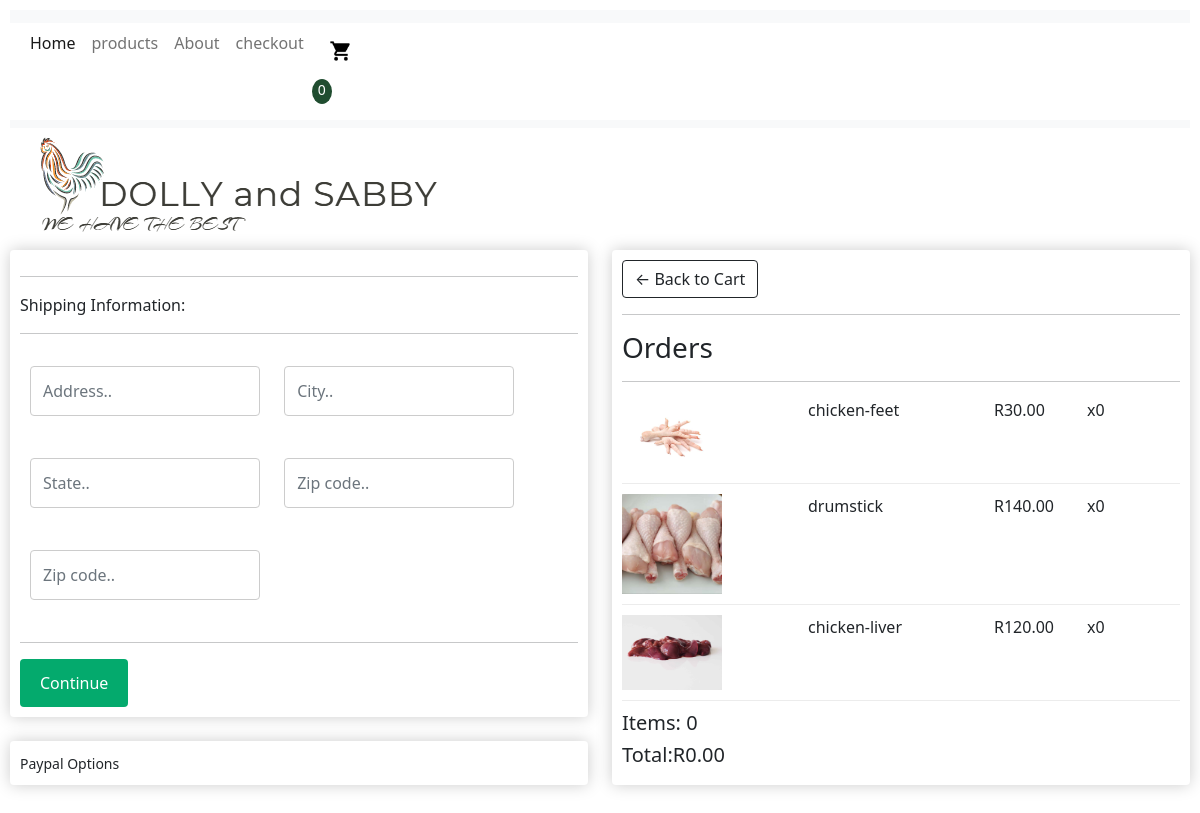
Screenshot of /checkout/ (signed in) with the database file from the repository.
### website/models.py (models this page shows, shortened)
class OrderItem(models.Model):
	product = models.ForeignKey(Product, on_delete=models.SET_NULL, null=True)
	order = models.ForeignKey(Order, on_delete=models.SET_NULL, null=True)
	quantity = models.IntegerField(default=0, null=True, blank=True)
	date_added = models.DateTimeField(auto_now_add=True)
	@property
	def get_total(self):
		total = self.product.price * self.quantity
		return total

class Product(models.Model):
	name = models.CharField(max_length=200)
	price = models.FloatField()
	digital = models.BooleanField(default=False,null=True, blank=True)
	image = models.ImageField(null=True, blank=True)
	@property
	def imageURL(self):
		try:
			url = self.image.url
		except:
			url = ''
		return url

class Order(models.Model):
	customer = models.ForeignKey(Customer, on_delete=models.SET_NULL, null=True, blank=True)
	date_ordered = models.DateTimeField(auto_now_add=True)
	complete = models.BooleanField(default=False)
	transaction_id = models.CharField(max_length=100, null=True)
	@property
	def shipping(self):
		shipping = False
		orderitems = self.orderitem_set.all()
		for i in orderitems:
			if i.product.digital == False:
				shipping = True
		return shipping
	@property
	def get_cart_total(self):
		orderitems = self.orderitem_set.all()
		total = sum([item.get_total for item in orderitems])
		return total
	@property
	def get_cart_items(self):
		orderitems = self.orderitem_set.all()
		total = sum([item.quantity for item in orderitems])
		return total

### website/views.py (the view)
# urls.py: path('checkout/',views.checkout,name="checkout"),
def  checkout(request):
     data = cartData(request)
     cartItems = data['cartItems']
     order = data['order']
     items = data['items']
     context = {'items':items,'order':order,'cartItems':cartItems}
     return render(request,'checkout.html',context)

### website/utils.py (called while the page is built)
def cartData(request):
    if request.user.is_authenticated:
          customer = request.user.customer
          order, created = Order.objects.get_or_create(customer=customer, complete=FALSE)
          items = order.orderitem_set.all()
          cartItems= order.get_cart_items
    else:
          cookieData = cookieCart()
          cartItema = cookieData['cartItems']
          order = cookieData['order']
          items = cookieData['items']
    return{'cartItems':cartItems,'order':order,'items':items}

### website/templates/checkout.html (shortened to what this page needs)
<!DOCTYPE html>
{% extends 'main.html' %}
{% load static %}
  {% block content %}
<div class="row">
  <div class="col-lg-6">
    <div class="box-element" id="form-wrapper">
      <form id="form">
        <div id="shipping-info">
          <hr>
          <p>Shipping Information:</p>
          <hr>
          <div class="form-field">
            <input class="form-control" type="text" name="address" placeholder="Address..">
          </div>
          <div class="form-field">
            <input class="form-control" type="text" name="city" placeholder="City..">
          </div>
          <div class="form-field">
            <input class="form-control" type="text" name="state" placeholder="State..">
          </div>
          <div class="form-field">
            <input class="form-control" type="text" name="zipcode" placeholder="Zip code..">
          </div>
          <div class="form-field">
            <input class="form-control" type="text" name="country" placeholder="Zip code..">
          </div>
        </div>
        <hr>
        <input id="form-button" class="btn btn-success btn-block" type="submit" value="Continue">
      </form>
    </div>
    <br>
    <div class="box-element hidden" id="payment-info">
      <small>Paypal Options</small>
    </div>
  </div>
  <div class="col-lg-6">
    <div class="box-element">
      <a  class="btn btn-outline-dark" href="{% url 'cart' %}">&#x2190; Back to Cart</a>
      <hr>
      <h3>Orders </h3>
      <hr>
      {% for item in items %}
      <div class="cart-row">
        <div style="flex:2"><img class="row-image" src="{{item.product.imageURL}}"></div>
        <div style="flex:2"><p>{{item.product.name}}</p></div>
        <div style="flex:1"><p>R{{item.product.price|floatformat:2}}</p></div>
        <div style="flex:1"><p>x{{item.quantity}}</p></div>
      </div>
      {% endfor %}
      <h5>Items: {{order.get_cart_items}}</h5>
      <h5>Total:R{{order.get_cart_total|floatformat:2}}</h5>
    </div>
  </div>
</div>
{% endblock content %}

### website/static/css/index.css (style rules this page uses)
body { background-color: rgb(61, 107, 138); padding: 10px 10px 10px 10px; }
input[type=text], select, textarea { width: 100%; padding: 12px; border: 1px solid #ccc; border-radius: 4px; box-sizing: border-box; margin-top: 6px; margin-bottom: 16px; resize: vertical }
input[type=submit] { background-color: #04AA6D; color: white; padding: 12px 20px; border: none; border-radius: 4px; cursor: pointer; }
.box-element { align-items: center; box-shadow: hsl(0, 0%, 80%)0 0 16px; background-color: #fff; border-radius: 4px; padding: 10px; }
.cart-row { display: flex; align-items: flex-stretch; padding-bottom: 10px; margin-bottom: 10px; border-bottom: 1px solid #ececec; }
.row-image { width: 100px; }
.form-field { width: 350px; display: inline-block; padding: 5px; }
.btn { border-radius: 0; }
.row { position: relative; margin-bottom: 60px; padding-bottom: 60px; }
.col-lg-6 { width: 50px; }
.form-field { width:250px; display: inline-block; padding: 10px; }

### rows the page displays
OrderItem: product.imageURL (picture), product.name "chicken-feet", product.price "30.00", quantity "0"
OrderItem: product.imageURL (picture), product.name "drumstick", product.price "140.00", quantity "0"
OrderItem: product.imageURL (picture), product.name "chicken-liver", product.price "120.00", quantity "0"
Order: get_cart_items "0", get_cart_total "0.00"

### other values shown
{{ cartItems }} "0"
